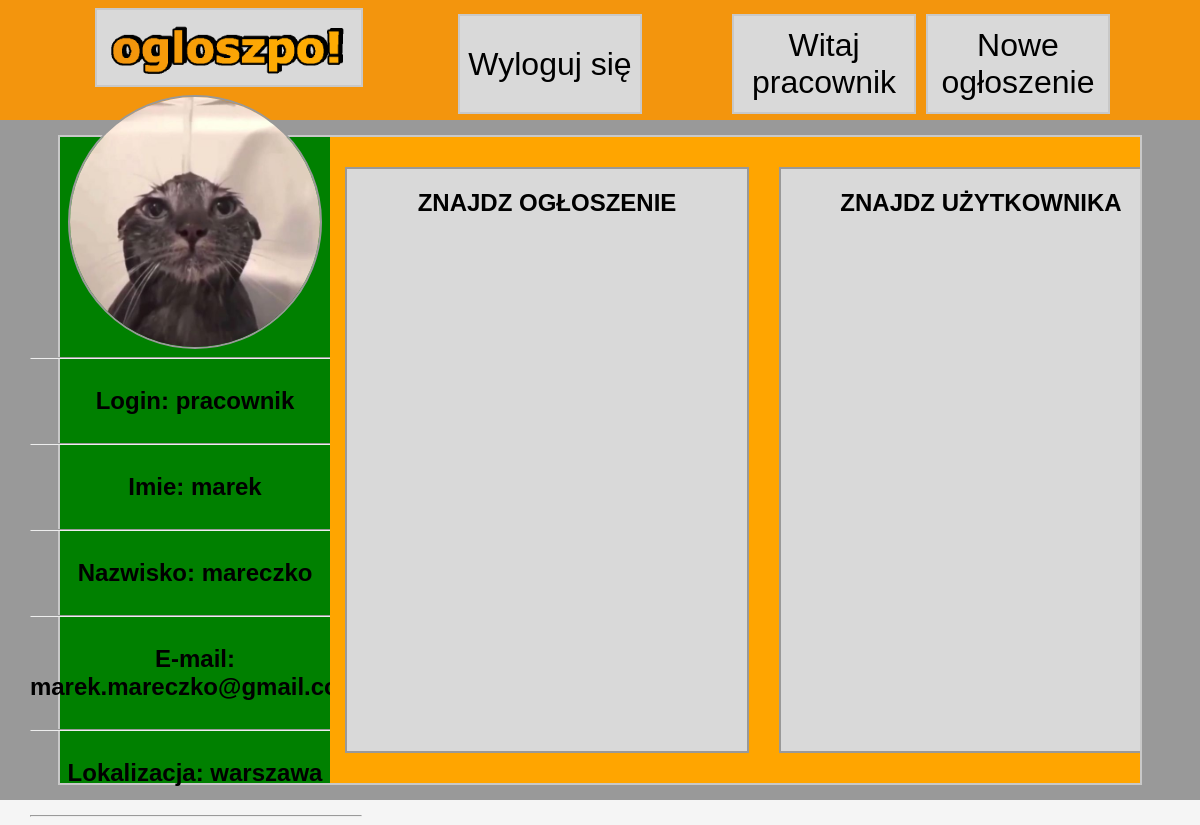
The page /src/peoplepages/worker.php (signed in) on the database its author committed.
### tables this page shows
CREATE TABLE `uzytkownicy` (
  `id` int(11) NOT NULL,
  `uprawnienia` int(11) NOT NULL,
  `login` varchar(50) NOT NULL,
  `haslo` varchar(255) NOT NULL,
  `email` varchar(100) NOT NULL,
  `lokalizacja` text NOT NULL,
  `imie` varchar(50) DEFAULT NULL,
  `nazwisko` varchar(50) DEFAULT NULL,
  `data_rejestracji` timestamp NOT NULL DEFAULT current_timestamp()
);

### src/peoplepages/worker.php (the view, shortened to what this page needs)
<!DOCTYPE html>
<html lang="pl">
<head>
    <link rel="stylesheet" href="../css/worker.css">
</head>
<body>
    <?php
    include "../components/headerPeoplePages.php";
    ?>
    <div id="content">
        <div id="peoplepage">
            <div id="profile">
                <img id="profileImg" src="../../img/pagelook/addedcategory.jpg" alt="awatar">
                <div id="info">
                    <?php
                    $conn = mysqli_connect('localhost', 'root', '', 'ogloszpol');
                    $sql = "SELECT `id`, `uprawnienia`, `login`, `haslo`, `email`, `lokalizacja`, `imie`, `nazwisko`, `data_rejestracji` FROM `uzytkownicy` WHERE `login` = '$_SESSION[login]'";
                    $results = mysqli_query($conn, $sql);
                    if (mysqli_num_rows($results) > 0) {
                        while ($row = mysqli_fetch_assoc($results)) {
                            echo "<hr>";
                            echo "<h2>Login: $row[login]</h2>";
                            echo "<hr>";
                            echo "<h2>Imie: $row[imie]</h2>";
                            echo "<hr>";
                            echo "<h2>Nazwisko: $row[nazwisko]</h2>";
                            echo "<hr>";
                            echo "<h2>E-mail: $row[email]</h2>";
                            echo "<hr>";
                            echo "<h2>Lokalizacja: $row[lokalizacja]</h2>";
                            echo "<hr>";
                        }
                    }
                    ?>
                </div>
            </div>
            <div id="operations">
                <div id="findAnnouncement">
                    <h2>ZNAJDZ OGŁOSZENIE</h2>
                </div>
                <div id="findUser">
                    <h2>ZNAJDZ UŻYTKOWNIKA</h2>
                </div>
            </div>
        </div>
    </div>
</body>
</html>

### src/css/worker.css (style rules this page uses)
body { background-color: whitesmoke; font-family: Arial, Helvetica, sans-serif; margin: 0; padding: 0; }
#content { height: 85vh; background-color: #999; display: flex; flex-direction: column; justify-content: center; align-items: center; gap: 15px; }
#peoplepage { width: 90%; height: 95%; background-color: #d9d9d9; border: 2px solid #c8c8c8; display: flex; justify-content: center; align-items: center; }
#profileImg { width: 250px; height: 250px; border: 2px solid #999; border-radius: 100%; }
#profile { width: 25%; height: 100%; background-color: green; display: flex; flex-direction: column; justify-content: center; align-items: center; }
#info { display: flex; flex-direction: column; }
#operations { width: 77%; height: 100%; background-color: orange; display: flex; flex-direction: row; justify-content: flex-start; align-items: center; overflow-x: auto; white-space: nowrap; }
#findAnnouncement, #findUser, #reportedUsers, #addCategory { width: 400px; height: 90%; background-color: #d9d9d9; border: 2px solid #999; flex-shrink: 0; margin-left: 15px; margin-right: 15px; }
hr { width: 100%; }
h2 { text-align: center; }

### rows shown on the page
uzytkownicy: login "pracownik", imie "marek", nazwisko "mareczko", email "marek.mareczko@gmail.com", lokalizacja "warszawa"

### other values the page prints
$_SESSION[login] "pracownik"
